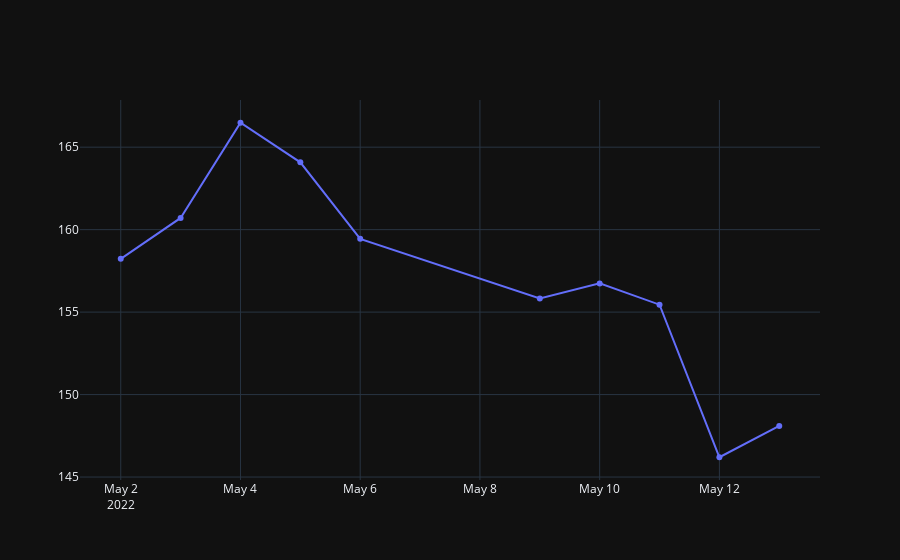

Source (notebook cell):
### Code cell
fig = go.Figure([go.Scatter(x=apple_df['Date'], y=apple_df['Price'])])
fig.show()

### Figure 1 — Plotly figure (JSON) as saved in the notebook; plotly's stock layout.template omitted (floating-point values rounded to 4 significant figures)
{"data": [{"x": ["2022-05-02T00:00:00", "2022-05-03T00:00:00", "2022-05-04T00:00:00", "2022-05-05T00:00:00", "2022-05-06T00:00:00", "2022-05-09T00:00:00", "2022-05-10T00:00:00", "2022-05-11T00:00:00", "2022-05-12T00:00:00", "2022-05-13T00:00:00"], "y": [158.2, 160.7, 166.5, 164.1, 159.4, 155.8, 156.7, 155.4, 146.2, 148.1], "type": "scatter"}], "layout": {}}
